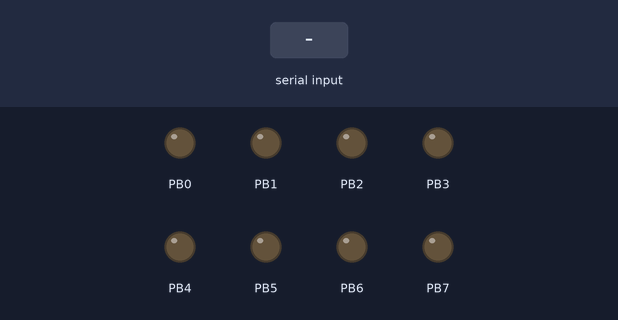
This program was run on a simulated ATmega328P, built with avr-gcc and emulated at 16 MHz. Shown: output pins drawn as LEDs (lit = HIGH). Inputs (shaded band) come from the test bench. What the program prints to the serial monitor is not drawn.

Above: at 1.2 s.
1.3 s: "d" received over Serial
At 1.9 s:
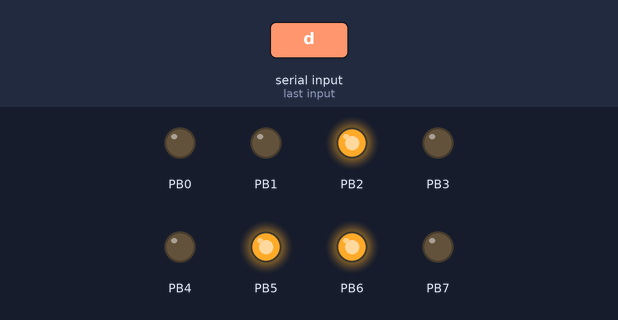
2.8 s: "1" received over Serial
At 4.0 s:
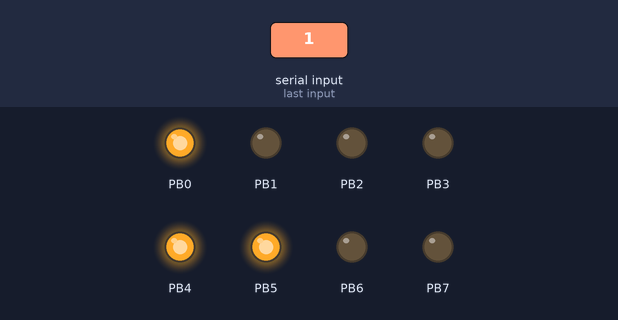
4.3 s: "0" received over Serial
At 5.3 s:
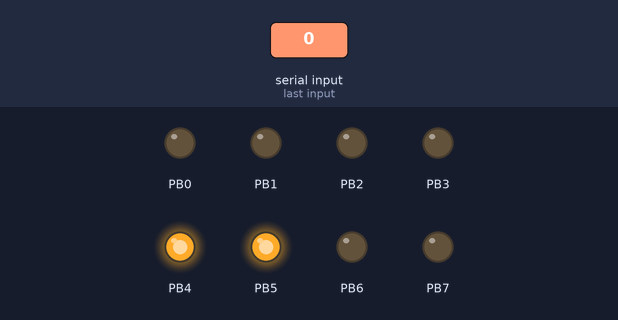
5.8 s: "2" received over Serial
At 6.5 s:
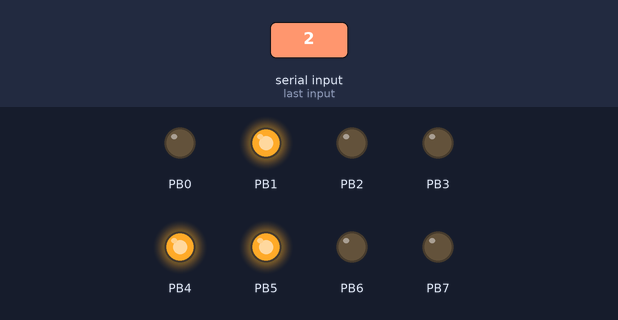
Timing chart, 0 to 8.3 s (numbered marks = the images above; inputs shaded):
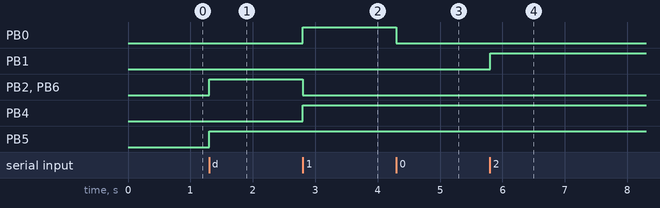

The program:

main.c
```c
/*
 * USART_2way.c
 *
 * Created: 11/9/2017 2:27:42 PM
 * Author : Tamim
 */

 #include <avr/io.h>
 #define F_CPU 16000000
 #define BUAD 19200
 #define BUAD_RATE_CALC ((F_CPU/16/BUAD) - 1)

 int main(void){

	 char buffer [3];
	 //High and low bits
	 UBRR0H = (BUAD_RATE_CALC >> 8);
	 UBRR0L = BUAD_RATE_CALC;
	 ////////////////
	 //transimit and recieve enable
	 UCSR0B = (1 << TXEN0)| (1 << TXCIE0) | (1 << RXEN0) | (1 << RXCIE0);
	 UCSR0C = (1 << UCSZ01) | (1 << UCSZ00);  //8 bit data format
	 ////////////////////////////////////////////////////////////////
	 int i = 0;
	 int counter = 0;
	 DDRB =0xff;
	 while (1){
		 send_usart( counter);
		 rcv_usart();
		 counter++;
		 if(counter == 100){
			 return 0;
		 }

	 }
 }

 void send_usart( unsigned char data )
 {
	 while (( UCSR0A & (1<<UDRE0))  == 0){};
	 UDR0 = data;
 }

 void rcv_usart()
 {
	 while (!(UCSR0A & (1<<RXC0)) ){};
	 PORTB = UDR0;
 }
```

Measured:
- after the input at 1.3 s, PB2, PB5, PB6: LOW → HIGH at once
- after the input at 2.8 s, PB0, PB4: LOW → HIGH at once; PB2, PB6: HIGH → LOW at once
- after the input at 4.3 s, PB0: HIGH → LOW at once
- after the input at 5.8 s, PB1: LOW → HIGH at once
